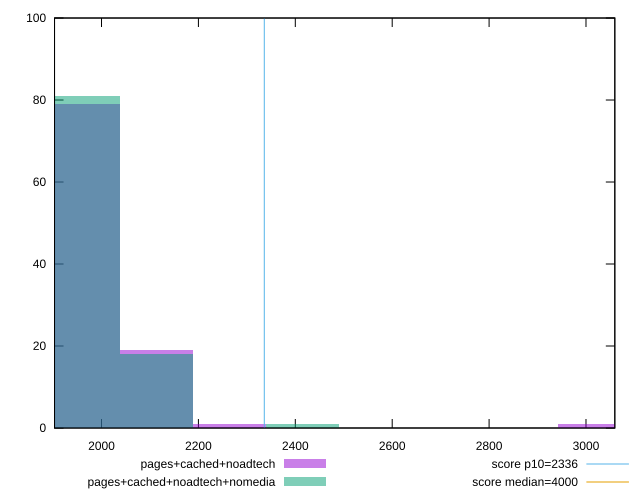

Reproduce this figure in gnuplot.
reset

$pagesCachedNoadtech <<EOF
3018.6708944541824 1
2113.069626117928 19
1962.1360813952185 79
2264.003170840637 1
EOF

$pagesCachedNoadtechNomedia <<EOF
2414.936715563346 1
2113.069626117928 18
1962.1360813952185 81
EOF

set key outside below
set boxwidth 150.93354472270912
set xrange [1903.0334999999995:3059.5035000000007]
set yrange [0:100]
set trange [0:100]
set style fill transparent solid 0.5 noborder

set parametric
set terminal svg size 640, 500 enhanced background rgb 'white'
set output "report_00019_2021-02-10T18-14-37.922Z//first-meaningful-paint/comparison/histogram/2_vs_3.svg"

plot $pagesCachedNoadtech title "pages+cached+noadtech" with boxes, \
     $pagesCachedNoadtechNomedia title "pages+cached+noadtech+nomedia" with boxes, \
     2336,t title "score p10=2336", \
     4000,t title "score median=4000"

reset
